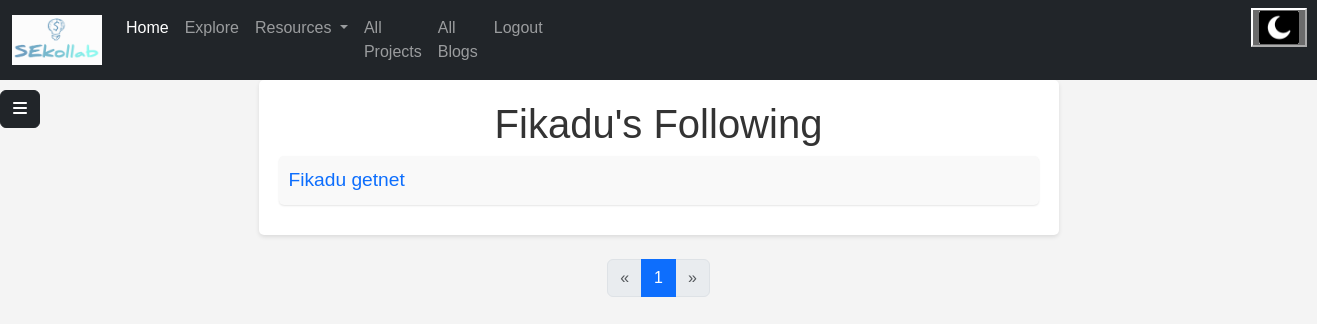
The app's page /otherfollowing/2 (signed in), older data.
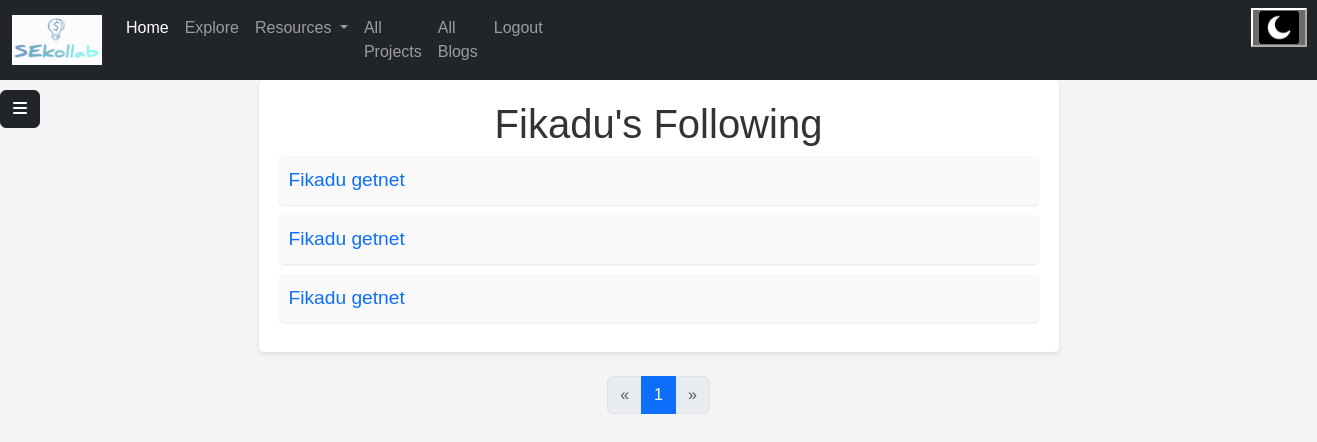
The same page, newer data.
### models.py (models this page shows)
class Follower(db.Model):
    __tablename__ = "followers"
    id = Column(Integer, primary_key=True, autoincrement=True)
    user_id = Column(Integer, ForeignKey('users.id', ondelete='CASCADE'), nullable=False)
    follower_id = Column(Integer, ForeignKey('users.id', ondelete='CASCADE'), nullable=False)
    followed_user = relationship("User", foreign_keys=[user_id], back_populates="followers")
    follower = relationship("User", foreign_keys=[follower_id], back_populates="following")

class User(UserMixin, db.Model):
    __tablename__ = "users"
    id = Column(Integer, primary_key=True, autoincrement=True)
    email = Column(String(100), unique=True)
    username = Column(String)
    fname = Column(String(30), nullable=False)
    lname = Column(String(30), nullable=False)
    profile_photo = Column(String)
    about_me = Column(String, nullable=False)
    phone_number = Column(String(11), nullable=False)
    age = Column(String(11), nullable=False)
    status = Column(String, nullable=False)
    skills = Column(String, nullable=False)
    portfolio = Column(String)
    password = Column(String(100))
    date = Column(String, nullable=False, default=datetime.date.today().strftime("%B %d, %Y"))
    is_active = db.Column(db.Boolean, default=True)
    country = Column(String, nullable=False)
    City = Column(String, nullable=False)
    twitter = Column(String)
    github = Column(String)
    education_status = Column(String)
    employment_status=Column(String, nullable=False)
    blogs = relationship("Blog", back_populates="author")
    comments = relationship("Userscomment", back_populates="user")
    liked_blogs = relationship("Blog", secondary='liked_blogs', backref='liking_users')
    collabration = relationship("Collabration", back_populates="user")
    followers = relationship("Follower", foreign_keys="[Follower.user_id]",back_populates="followed_user")
    following = relationship("Follower", foreign_keys="[Follower.follower_id]", back_populates="follower")
    interests = relationship("Interest", back_populates="user")

### main.py (the view)
@app.route("/otherfollowing/<int:id>", methods=["GET","POST"])
def otherfollowing(id):
    page = request.args.get("page", default=1, type=int)
    per_page = 10
    offset = (page - 1) * per_page
    user = User.query.get(current_user.id)
    following = Follower.query.filter_by(follower_id=id).offset(offset).limit(per_page).all()
    total_records = User.query.count()
    total_pages = (total_records // per_page) + (1 if total_records % per_page > 0 else 0)
    return render_template("otherfollowing.html", allfollowing=following, user=user, page=page, total_pages=total_pages)

### main.py (called while the page is built)
@login_manager.user_loader
def load_user(user_id):
    return User.query.get(int(user_id))

### templates/otherfollowing.html (shortened to what this page needs)
<!DOCTYPE html>
<html lang="en">
<head>
    <link href="https://cdn.jsdelivr.net/npm/bootstrap@5.3.3/dist/css/bootstrap.min.css" rel="stylesheet">
    <link rel="stylesheet" href="../static/css/myfollowing.css">
    <link rel="stylesheet" href="../static/css/sidebar.css">
</head>
<body>
{% include "navigationloggedin.html" %}
{% include "sidebar.html" %}
    <div class="container">
        <h1>{{ user.fname }}'s Following</h1>
        <div class="followers">
            {% if allfollowing %}
            {% for f in allfollowing %}
            <div class="follower">
               <a href="{{ url_for('profile',id=f.follower.id) }}"><p>{{ f.follower.fname }} {{ f.follower.lname }}</p></a>
            </div>
            {% endfor %}
            {% endif %}
        </div>
    </div>
<nav class="my-4" aria-label="...">
  <ul class="pagination justify-content-center">
    <li class="page-item {{ 'disabled' if page <= 1 else '' }}">
      <a class="page-link" href="{{ url_for('myfollowing', page=page-1) }}" tabindex="-1" aria-disabled="{{ 'true' if page <= 1 else 'false' }}">&laquo;</a>
    </li>
    {% for p in range(1, total_pages + 1) %}
      <li class="page-item {{ 'active' if p == page else '' }}">
        <a class="page-link" href="{{ url_for('myfollowing', page=p) }}">{{ p }}</a>
      </li>
    {% endfor %}
    <li class="page-item {{ 'disabled' if page >= total_pages else '' }}">
      <a class="page-link" href="{{ url_for('myfollowing', page=page+1) }}">&raquo;</a>
    </li>
  </ul>
</nav>
</body>
</html>

Row changes from the older to the newer data that the page shows:
added Follower: follower.fname "Fikadu", follower.lname "getnet"
added Follower: follower.fname "Fikadu", follower.lname "getnet"
